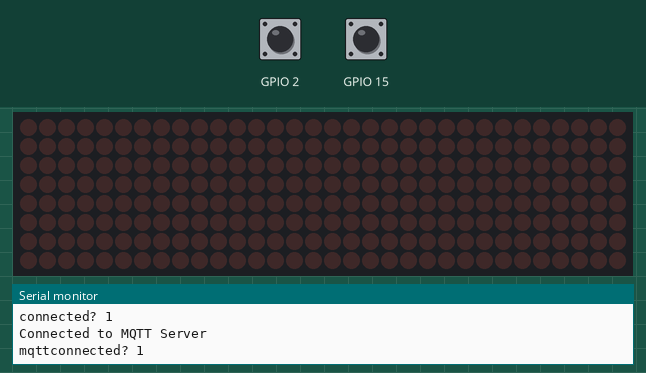
Simulated run of this sketch. Board: ESP32. On the bench: 32×8 LED matrix, the last lines printed to the serial monitor. The test bench sets the inputs (shaded band); at power-on: GPIO 2 HIGH, GPIO 15 HIGH. WiFi joins after 1.5 s; servers stay silent unless stated; no MQTT or app messages arrive unless stated.

Above: at 2.7 s.
2.8 s: GPIO 2 pulled LOW for 3.2 s
At 7.2 s:
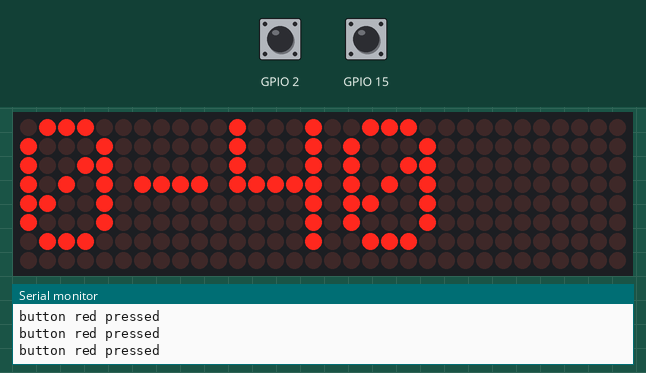
7.5 s: GPIO 15 pulled LOW for 3.2 s
At 9.9 s:
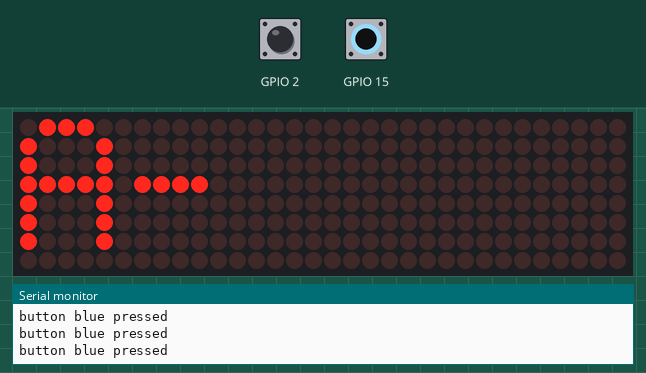
12.2 s: GPIO 2 pulled LOW for 0.15 s
At 13.2 s:
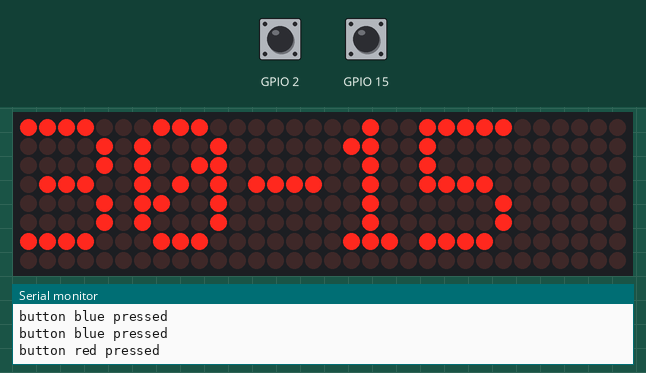
14.2 s: GPIO 15 pulled LOW for 0.15 s
At 15.9 s:
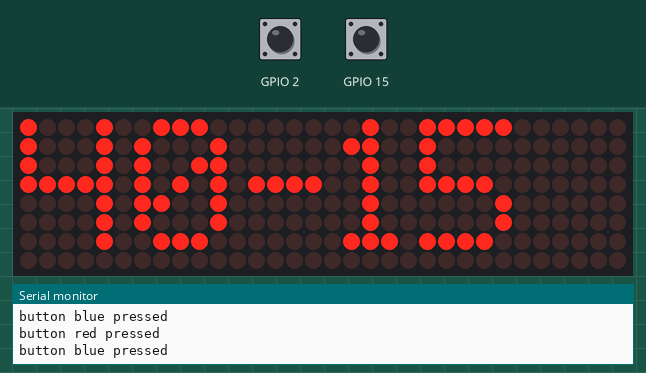
Timing chart, 0 to 17.4 s (numbered marks = the images above; inputs shaded):
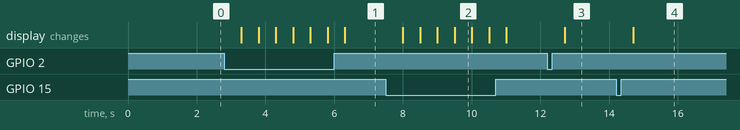

The sketch:

scoreboard.ino
```cpp
#include <MD_Parola.h>
#include <MD_MAX72xx.h>
#include <SPI.h>
#include <WiFiManager.h>
#include <PubSubClient.h>
#include <WiFi.h>
#include <WiFiClientSecure.h>

// Uncomment according to your hardware type
#define HARDWARE_TYPE MD_MAX72XX::FC16_HW
//#define HARDWARE_TYPE MD_MAX72XX::GENERIC_HW

// Defining size, and output pins
#define MAX_DEVICES 4
#define CS_PIN 5

#define GAMEPAUSED 0
#define GAMESTART 1
#define GAMEON 2
#define GAMEFINISHED 3
#define WAITINGFORINPUT 4
#define THRESHOLD 30

#define GAME 0
#define SET 1
#define MATCH 2

MD_Parola myDisplay = MD_Parola(HARDWARE_TYPE, CS_PIN, MAX_DEVICES);

WiFiManager wifiManager;
WiFiClientSecure espClient;
PubSubClient client(espClient);

int scoreBlueGame;
int scoreBlueSet;
int scoreBlueMatch;
int scoreRedGame;
int scoreRedSet;
int scoreRedMatch;

bool connected = false;
bool mqttConnected = false;

uint32_t lastMillisButtonPress;

int status = GAMEPAUSED;

String score = "";

void mqttCallback(char* topic, byte* payload, unsigned int length) {
    // message received
    Serial.println("Message received");
}

void setup() {
  Serial.begin(9600);

	// Intialize the object
	myDisplay.begin();

	// Set the intensity (brightness) of the display (0-15)
	myDisplay.setIntensity(0);

	// Clear the display
	myDisplay.displayClear();

  wifiManager.setConfigPortalTimeout(180);

  connected = wifiManager.autoConnect("tally","12345678");

  Serial.print("connected? ");
  Serial.println(connected);

  if (connected) {
    espClient.setInsecure();
    client.setServer("f8f95d8f94df4b3e9aa3d5c3e6491869.s2.eu.hivemq.cloud",8883);
    client.setCallback(mqttCallback);
    Serial.println("Connected to MQTT Server");
  }


  //start game
  startGame();

}

void startGame() {
  scoreBlueGame = 0;
  scoreBlueSet = 0;
  scoreBlueMatch = 0;
  scoreRedGame = 0;
  scoreRedSet = 0;
  scoreRedMatch = 0;

  lastMillisButtonPress = millis();


  //menu choose:
  //ProSet&GP; 3Set&GP; ProSet&AA; 3Set&AA

  mqttConnected = client.connect("tally1", "tally", "tally123");

  Serial.print("mqttconnected? ");
  Serial.println(mqttConnected);

  if (mqttConnected) {
    client.publish("newPadel/feitonumoito","Game Started");
  }

}

void loop() {


  //if (myDisplay.displayAnimate()) {
	//  myDisplay.displayReset();
	//}

  uint32_t currentMillis = millis();

  //if (myDisplay.displayAnimate()) {
	//	myDisplay.displayReset();
	//}

  //if both buttons short press
  //undo

  //if both buttons long press
  //startGame();

  //point scored
  if (touchRead(15) < THRESHOLD) {
    delay(500); //debounce

    Serial.println("button blue pressed");

    if (mqttConnected) {
      client.publish("newPadel/feitonumoito","blue");
    }
    //timestamp for key pressed
    lastMillisButtonPress = millis();

    scoreBlueGame++;
    displayScore(GAME);

    //did blue won the game?
    if (scoreBlueSet == 6 && scoreRedSet == 6) {
      //we are playing tiebreak
      if (scoreBlueGame >= 7 && scoreBlueGame - scoreRedGame >= 2) {
        //tiebreak won
        scoreBlueSet++;
        displayScore(SET);
        scoreBlueGame = 0;
        scoreRedGame = 0;
      }

    } else if (scoreBlueGame >= 4 && scoreBlueGame - scoreRedGame >= 2) {
      //todo: change if for GP possibility
      Serial.println("game won by blue");
      scoreBlueSet++;
      displayScore(SET);
      scoreBlueGame = 0;
      scoreRedGame = 0;
    }

    //did blue won the set?
    if ((scoreBlueSet == 6 && scoreBlueSet - scoreRedSet >= 2) || scoreBlueSet == 7){
      Serial.println("set won by blue");
      scoreBlueMatch++;
      displayScore(MATCH);
      scoreRedSet = 0;
      scoreBlueSet = 0;
    }
    //did red won the match?
    if (scoreBlueMatch > 1) {
      Serial.println("match won by blue");
      displayScore(99);
      startGame();
      //gameover: Blue wins;
    }

  }
  if (touchRead(2) < THRESHOLD) {
    delay(500); //debounce

    Serial.println("button red pressed");
    if (mqttConnected) {
      client.publish("newPadel/feitonumoito","red");
    }
    //timestamp for key pressed
    lastMillisButtonPress = millis();
    scoreRedGame++;
    displayScore(GAME);

    //did red won the game?
    if (scoreBlueSet == 6 && scoreRedSet == 6) {
      Serial.println("tiebreak");
      //we are playing tiebreak
      if (scoreRedGame >= 7 && scoreRedGame - scoreBlueGame >= 2) {
        Serial.println("tiebreak won by red");
        //tiebreak won
        scoreRedSet++;
        displayScore(SET);
        scoreBlueGame = 0;
        scoreRedGame = 0;
      }

    } else if (scoreRedGame >= 4 && scoreRedGame - scoreBlueGame >= 2) {  //todo: change if for GP possibility
      Serial.println("game won by red");
      scoreRedSet++;
      displayScore(SET);
      scoreBlueGame = 0;
      scoreRedGame = 0;
    }
    //did red won the set?
    if ((scoreRedSet == 6 && scoreRedSet - scoreBlueSet >= 2) || scoreRedSet == 7){
      Serial.println("set won by red");
      scoreRedMatch++;
      displayScore(MATCH);
      scoreRedSet = 0;
      scoreBlueSet = 0;
    }

    //did red won the match?
    if (scoreRedMatch > 1) {
      Serial.println("match won by red");
      displayScore(99);
      startGame();
      //gameover: red wins;
    }

  }

  if (currentMillis > (lastMillisButtonPress + (10*1000))) {
    displayScore(99);
  }
}

void displayScore(int type) {

  String currentScore="";
  String scoreBlueGameString = "";
  String scoreRedGameString = "";

  switch (type) {

    case GAME:
      if (scoreBlueSet == 6 && scoreRedSet == 6) { //or proset
        //don't translate, it's a tiebreak
        scoreBlueGameString = String(scoreBlueGame);
        scoreRedGameString = String(scoreRedGame);
      } else if ((scoreBlueGame >= 4 || scoreRedGame >= 4) && scoreBlueGame != scoreRedGame) {
        //we are in advantages
        if (scoreBlueGame > scoreRedGame) {
          scoreBlueGameString = "A";
          scoreRedGameString = "";
        } else if (scoreRedGame > scoreBlueGame) {
          scoreRedGameString = "A";
          scoreBlueGameString = "";
        }
      } else {
        switch (scoreBlueGame) {
          case 0: scoreBlueGameString = "0"; break;
          case 1: scoreBlueGameString = "15"; break;
          case 2: scoreBlueGameString = "30"; break;
          default: scoreBlueGameString = "40";
        }
        switch (scoreRedGame) {
          case 0: scoreRedGameString = "0"; break;
          case 1: scoreRedGameString = "15"; break;
          case 2: scoreRedGameString = "30"; break;
          default: scoreRedGameString = "40";
        }
      }

      currentScore = scoreBlueGameString + "-" + scoreRedGameString;
      break;

    case SET:

      currentScore = "s:" + String(scoreBlueSet) + "-" + String(scoreRedSet);
      break;

    case MATCH:

      currentScore = "m:" + String(scoreBlueMatch) + "-" + String(scoreRedMatch);
      break;

    default:
      currentScore = scoreBlueMatch;
      currentScore += "-";
      currentScore += scoreRedMatch;
      currentScore += ".";
      currentScore += scoreBlueSet;
      currentScore += "-";
      currentScore += scoreRedSet;

      //myDisplay.displayClear();


  }


  myDisplay.print(currentScore.c_str());

}
```

Measured:
- after the input at 2.8 s, the display: first changes after 0.50 s (image 1 shows a later state)
- after the input at 7.5 s, the display: first changes after 0.50 s (image 2 shows a later state)
- after the input at 12.2 s, the display: changes after 0.50 s (image 3)
- after the input at 14.2 s, the display: changes after 0.50 s (image 4)
- what the display in image 2 shows lasts 0.5 s, from 9.5 s to 10.0 s
